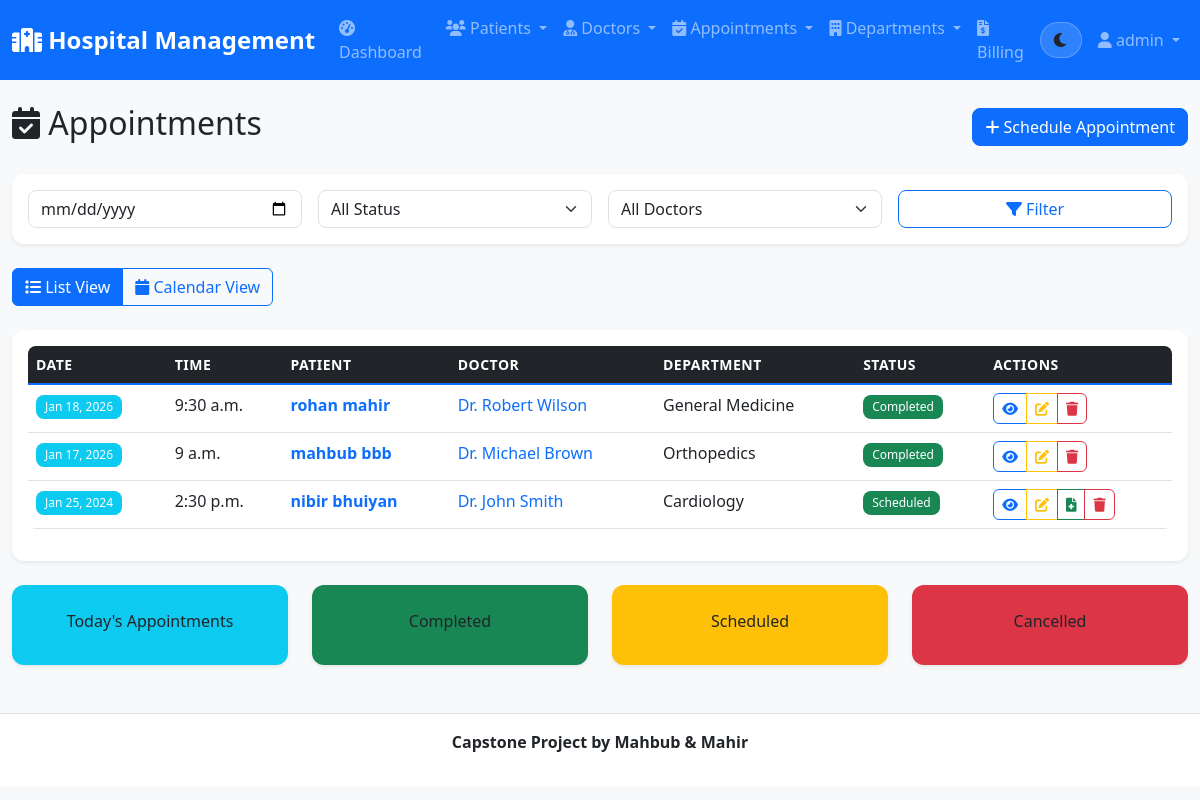
The page /appointments/ (signed in) on the database its author committed.
### hospital_app/models.py (models this page shows, shortened)
class Appointment(models.Model):
    STATUS_CHOICES = [
        ('scheduled', 'Scheduled'),
        ('completed', 'Completed'),
        ('cancelled', 'Cancelled'),
        ('no_show', 'No Show'),
    ]
    patient = models.ForeignKey(Patient, on_delete=models.CASCADE, related_name='appointments')
    doctor = models.ForeignKey(Doctor, on_delete=models.CASCADE, related_name='appointments')
    date = models.DateField()
    time = models.TimeField()
    status = models.CharField(max_length=20, choices=STATUS_CHOICES, default='scheduled')
    symptoms = models.TextField(blank=True)
    notes = models.TextField(blank=True)
    created_at = models.DateTimeField(auto_now_add=True)
    updated_at = models.DateTimeField(auto_now=True)

class Patient(models.Model):
    GENDER_CHOICES = [
        ('M', 'Male'),
        ('F', 'Female'),
        ('O', 'Other'),
    ]
    BLOOD_TYPE_CHOICES = [
        ('A+', 'A+'),
        ('A-', 'A-'),
        ('B+', 'B+'),
        ('B-', 'B-'),
        ('AB+', 'AB+'),
        ('AB-', 'AB-'),
        ('O+', 'O+'),
        ('O-', 'O-'),
    ]
    first_name = models.CharField(max_length=50)
    last_name = models.CharField(max_length=50)
    email = models.EmailField(unique=True)
    phone = models.CharField(max_length=20)
    date_of_birth = models.DateField()
    gender = models.CharField(max_length=1, choices=GENDER_CHOICES)
    blood_type = models.CharField(max_length=3, choices=BLOOD_TYPE_CHOICES)
    address = models.TextField()
    emergency_contact = models.CharField(max_length=100)
    emergency_phone = models.CharField(max_length=20)
    medical_history = models.TextField(blank=True)
    allergies = models.TextField(blank=True)
    created_at = models.DateTimeField(auto_now_add=True)
    updated_at = models.DateTimeField(auto_now=True)
    @property
    def full_name(self):
        return f"{self.first_name} {self.last_name}"

class Doctor(models.Model):
    GENDER_CHOICES = [
        ('M', 'Male'),
        ('F', 'Female'),
        ('O', 'Other'),
    ]
    first_name = models.CharField(max_length=50)
    last_name = models.CharField(max_length=50)
    email = models.EmailField(unique=True)
    phone = models.CharField(max_length=20)
    specialization = models.CharField(max_length=100)
    department = models.ForeignKey(Department, on_delete=models.CASCADE, related_name='doctors')
    license_number = models.CharField(max_length=50, unique=True)
    gender = models.CharField(max_length=1, choices=GENDER_CHOICES)
    qualification = models.CharField(max_length=200)
    experience_years = models.PositiveIntegerField()
    consultation_fee = models.DecimalField(max_digits=10, decimal_places=2)
    available_days = models.CharField(max_length=100, help_text="e.g., Monday, Tuesday, Wednesday")
    available_time = models.CharField(max_length=100, help_text="e.g., 9:00 AM - 5:00 PM")
    created_at = models.DateTimeField(auto_now_add=True)
    updated_at = models.DateTimeField(auto_now=True)
    @property
    def full_name(self):
        return f"Dr. {self.first_name} {self.last_name}"

class Department(models.Model):
    name = models.CharField(max_length=100, unique=True)
    description = models.TextField(blank=True)
    head_of_department = models.ForeignKey('Doctor', on_delete=models.SET_NULL, null=True, blank=True, related_name='headed_departments')
    created_at = models.DateTimeField(auto_now_add=True)

### hospital_app/views.py (the view)
# urls.py: path('appointments/', views.appointment_list, name='appointment_list'),
@login_required
def appointment_list(request):
    appointments = Appointment.objects.select_related('patient', 'doctor').all().order_by('-date', '-time')
    doctors = Doctor.objects.all()
    return render(request, 'hospital/appointment_list.html', {'appointments': appointments, 'doctors': doctors})

### hospital/templates/hospital/appointment_list.html (shortened to what this page needs)
{% extends 'base.html' %}
{% block content %}
<div class="d-flex justify-content-between align-items-center mb-4">
    <h2><i class="fas fa-calendar-check"></i> Appointments</h2>
    <a href="{% url 'appointment_create' %}" class="btn btn-primary">
        <i class="fas fa-plus"></i> Schedule Appointment
    </a>
</div>
<div class="card mb-4">
    <div class="card-body">
        <form method="get" class="row g-3">
            <div class="col-md-3">
                <input type="date" class="form-control" name="date" value="{{ request.GET.date }}">
            </div>
            <div class="col-md-3">
                <select class="form-select" name="status">
                    <option value="">All Status</option>
                </select>
            </div>
            <div class="col-md-3">
                <select class="form-select" name="doctor">
                    <option value="">All Doctors</option>
                </select>
            </div>
            <div class="col-md-3">
                <button type="submit" class="btn btn-outline-primary w-100">
                    <i class="fas fa-filter"></i> Filter
                </button>
            </div>
        </form>
    </div>
</div>
<div class="btn-group mb-4" role="group">
    <button type="button" class="btn btn-outline-primary active" id="listView">
        <i class="fas fa-list"></i> List View
    </button>
    <button type="button" class="btn btn-outline-primary" id="calendarView">
        <i class="fas fa-calendar"></i> Calendar View
    </button>
</div>
<div id="listViewContent">
    <div class="card">
        <div class="card-body">
            {% if appointments %}
            <div class="table-responsive">
                <table class="table table-hover">
                    <thead class="table-dark">
                        <tr>
                            <th>Date</th>
                            <th>Time</th>
                            <th>Patient</th>
                            <th>Doctor</th>
                            <th>Department</th>
                            <th>Status</th>
                            <th>Actions</th>
                        </tr>
                    </thead>
                    <tbody>
                        {% for appointment in appointments %}
                        <tr>
                            <td>
                                <span class="badge bg-info">{{ appointment.date|date:"M d, Y" }}</span>
                            </td>
                            <td>{{ appointment.time }}</td>
                            <td>
                                <a href="{% url 'patient_detail' appointment.patient.pk %}" class="text-decoration-none">
                                    <strong>{{ appointment.patient.full_name }}</strong>
                                </a>
                            </td>
                            <td>
                                <a href="{% url 'doctor_detail' appointment.doctor.pk %}" class="text-decoration-none">
                                    {{ appointment.doctor.full_name }}
                                </a>
                            </td>
                            <td>{{ appointment.doctor.department.name }}</td>
                            <td>
                                <span class="badge bg-{{ appointment.status|yesno:'success,warning,danger,secondary' }}">
                                    {{ appointment.get_status_display }}
                                </span>
                            </td>
                            <td>
                                <div class="btn-group" role="group">
                                    <a href="{% url 'appointment_detail' appointment.pk %}" class="btn btn-sm btn-outline-primary" title="View">
                                        <i class="fas fa-eye"></i>
                                    </a>
                                    <a href="{% url 'appointment_update' appointment.pk %}" class="btn btn-sm btn-outline-warning" title="Edit">
                                        <i class="fas fa-edit"></i>
                                    </a>
                                    {% if appointment.status == 'scheduled' %}
                                    <a href="{% url 'medical_record_create' appointment.pk %}" class="btn btn-sm btn-outline-success" title="Add Medical Record">
                                        <i class="fas fa-file-medical"></i>
                                    </a>
                                    {% endif %}
                                    <a href="{% url 'appointment_delete' appointment.pk %}" class="btn btn-sm btn-outline-danger" title="Delete">
                                        <i class="fas fa-trash"></i>
                                    </a>
                                </div>
                            </td>
                        </tr>
                        {% endfor %}
                    </tbody>
                </table>
            </div>
            {% endif %}
        </div>
    </div>
</div>
<div class="row mt-4">
    <div class="col-md-3">
        <div class="card bg-info text-white">
            <div class="card-body text-center">
                <p>Today's Appointments</p>
            </div>
        </div>
    </div>
    <div class="col-md-3">
        <div class="card bg-success text-white">
            <div class="card-body text-center">
                <p>Completed</p>
            </div>
        </div>
    </div>
    <div class="col-md-3">
        <div class="card bg-warning text-white">
            <div class="card-body text-center">
                <p>Scheduled</p>
            </div>
        </div>
    </div>
    <div class="col-md-3">
        <div class="card bg-danger text-white">
            <div class="card-body text-center">
                <p>Cancelled</p>
            </div>
        </div>
    </div>
</div>
{% endblock %}

### hospital/templates/base.html (shortened to what this page needs)
<!DOCTYPE html>
<html lang="en" data-theme="light">
<head>
    <link href="https://cdn.jsdelivr.net/npm/bootstrap@5.1.3/dist/css/bootstrap.min.css" rel="stylesheet">
    <link href="https://cdnjs.cloudflare.com/ajax/libs/font-awesome/6.0.0/css/all.min.css" rel="stylesheet">
    {% load static %}
    <link rel="stylesheet" href="{% static 'css/style.css' %}">
</head>
<body>
    <nav class="navbar navbar-expand-lg navbar-dark bg-primary">
        <div class="container-fluid">
            <a class="navbar-brand" href="{% url 'home' %}">
                <i class="fas fa-hospital"></i> Hospital Management
            </a>
            <div class="collapse navbar-collapse" id="navbarNav">
                <ul class="navbar-nav me-auto">
                    {% if user.is_authenticated %}
                    <li class="nav-item">
                        <a class="nav-link" href="{% url 'dashboard' %}">
                            <i class="fas fa-tachometer-alt"></i> Dashboard
                        </a>
                    </li>
                    <li class="nav-item dropdown">
                        <a class="nav-link dropdown-toggle" href="#" id="patientsDropdown" role="button" data-bs-toggle="dropdown">
                            <i class="fas fa-users"></i> Patients
                        </a>
                    </li>
                    <li class="nav-item dropdown">
                        <a class="nav-link dropdown-toggle" href="#" id="doctorsDropdown" role="button" data-bs-toggle="dropdown">
                            <i class="fas fa-user-md"></i> Doctors
                        </a>
                    </li>
                    <li class="nav-item dropdown">
                        <a class="nav-link dropdown-toggle" href="#" id="appointmentsDropdown" role="button" data-bs-toggle="dropdown">
                            <i class="fas fa-calendar-check"></i> Appointments
                        </a>
                    </li>
                    <li class="nav-item dropdown">
                        <a class="nav-link dropdown-toggle" href="#" id="departmentsDropdown" role="button" data-bs-toggle="dropdown">
                            <i class="fas fa-building"></i> Departments
                        </a>
                    </li>
                    <li class="nav-item">
                        <a class="nav-link" href="{% url 'billing_list' %}">
                            <i class="fas fa-file-invoice-dollar"></i> Billing
                        </a>
                    </li>
                    {% endif %}
                </ul>
                <ul class="navbar-nav">
                    <li class="nav-item d-flex align-items-center me-2">
                        <button id="themeToggle" class="btn theme-toggle" type="button" aria-label="Toggle dark mode" title="Toggle theme">
                            <i id="themeIcon" class="fas fa-moon"></i>
                        </button>
                    </li>
                    {% if user.is_authenticated %}
                    <li class="nav-item dropdown">
                        <a class="nav-link dropdown-toggle" href="#" id="userDropdown" role="button" data-bs-toggle="dropdown">
                            <i class="fas fa-user"></i> {{ user.username }}
                        </a>
                    </li>
                    {% endif %}
                </ul>
            </div>
        </div>
    </nav>
    <main class="container-fluid mt-4">
        {% block content %}
        {% endblock %}
    </main>
    <footer class="text-center py-3 mt-5">
         <div class="container">
            <p><b>Capstone Project by Mahbub & Mahir</b></p>
        </div>
    </footer>
    {% load static %}
</body>
</html>

### hospital/static/css/style.css (style rules this page uses)
:root { --primary-color: #0d6efd; --secondary-color: #6c757d; --success-color: #198754; --info-color: #0dcaf0; --warning-color: #ffc107; --danger-color: #dc3545; --light-color: #f8f9fa; --dark-color: #212529; --bg: #f8f9fa; --bg-elevated: #ffffff; --text: #212529; --text-muted: #6c757d; --border: #dee2e6; --shadow: 0 0.125rem 0.25rem rgba(0, 0, 0, 0.075); --shadow-hover: 0 0.5rem 1rem rgba(0, 0, 0, 0.15); }
html, body { font-family: 'Segoe UI', Tahoma, Geneva, Verdana, sans-serif; background-color: var(--bg) !important; color: var(--text) !important; transition: background-color 320ms ease, color 320ms ease; }
.navbar-brand { font-weight: bold; font-size: 1.5rem; }
.navbar-nav .nav-link { font-weight: 500; transition: all 0.3s ease; }
.card { border: none; border-radius: 0.75rem; background-color: var(--bg-elevated); color: var(--text); box-shadow: var(--shadow); transition: all 0.3s ease; }
.card-body, .card-header, .card-footer { background-color: transparent; color: var(--text); }
.table { border-radius: 0.5rem; overflow: hidden; }
.table thead th { border-bottom: 2px solid var(--primary-color); font-weight: 600; text-transform: uppercase; font-size: 0.875rem; letter-spacing: 0.5px; }
.table { color: var(--text); }
.btn { border-radius: 0.5rem; font-weight: 500; transition: all 0.3s ease; }
.btn-group .btn { border-radius: 0; }
.btn-group .btn:first-child { border-radius: 0.375rem 0 0 0.375rem; }
.btn-group .btn:last-child { border-radius: 0 0.375rem 0.375rem 0; }
.form-control, .form-select { border-radius: 0.5rem; border: 1px solid var(--border); background-color: var(--bg-elevated); color: var(--text); transition: all 0.3s ease; }
footer { background-color: var(--bg-elevated) !important; color: var(--text); border-top: 1px solid var(--border); }
.theme-toggle { width: 42px; height: 36px; border-radius: 999px; display: inline-flex; align-items: center; justify-content: center; background: rgba(255, 255, 255, 0.14); border: 1px solid rgba(255, 255, 255, 0.22); transition: transform 180ms ease, background-color 320ms ease, border-color 320ms ease; }
.badge { font-weight: 500; padding: 0.5em 0.75em; border-radius: 0.5rem; }
.card.bg-primary, .card.bg-success, .card.bg-info, .card.bg-warning { color: white; }

### rows shown on the page
Appointment: date "Jan 18, 2026", time "9:30 a.m.", patient.full_name "rohan mahir", doctor.full_name "Dr. Robert Wilson", doctor.department.name "General Medicine", status "Completed"
Appointment: date "Jan 17, 2026", time "9 a.m.", patient.full_name "mahbub bbb", doctor.full_name "Dr. Michael Brown", doctor.department.name "Orthopedics", status "Completed"
Appointment: date "Jan 25, 2024", time "2:30 p.m.", patient.full_name "nibir bhuiyan", doctor.full_name "Dr. John Smith", doctor.department.name "Cardiology", status "Scheduled"

### other values the page prints
{{ user.username }} "admin"
